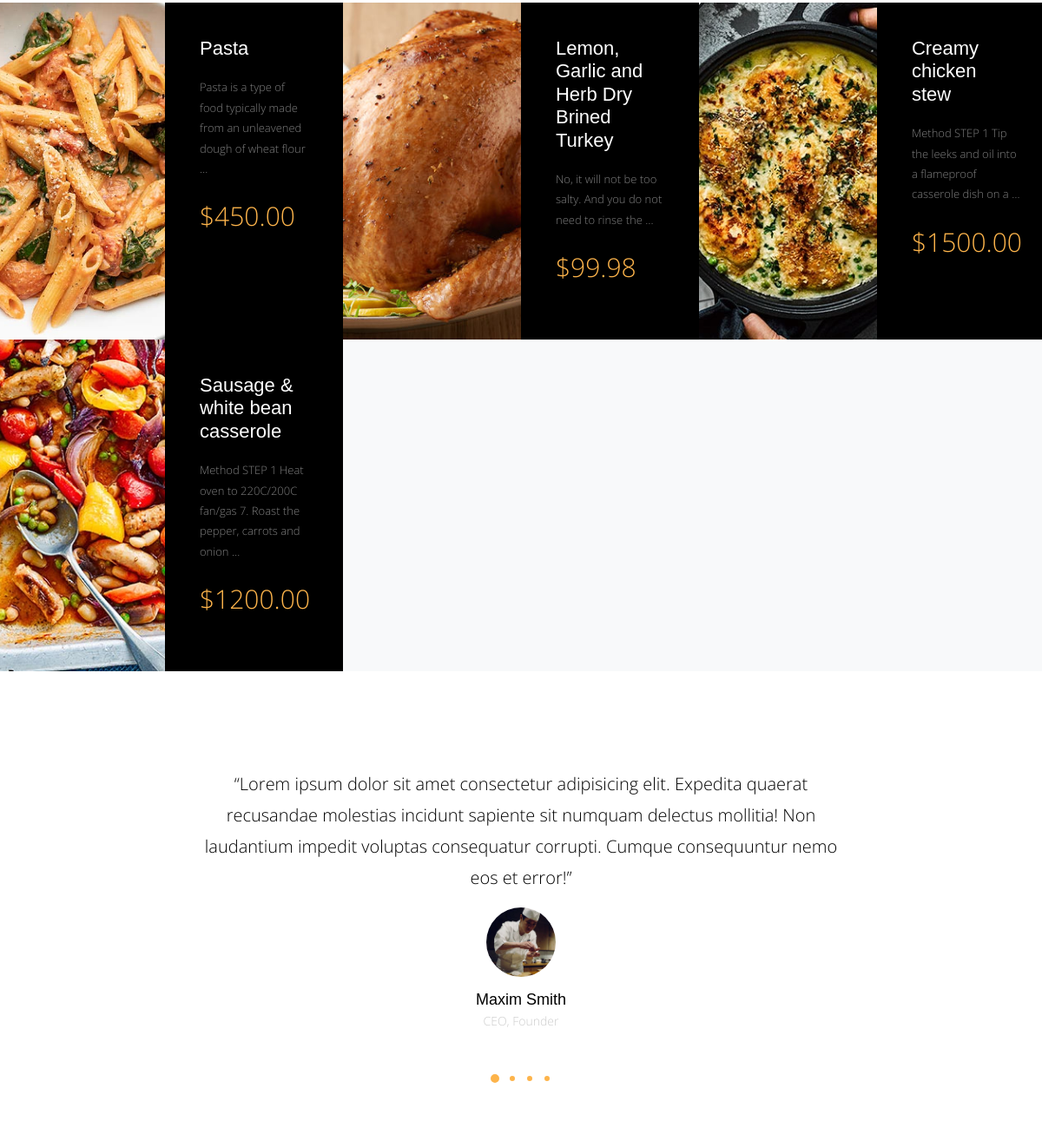
Before: / (middle part) with the older database file.
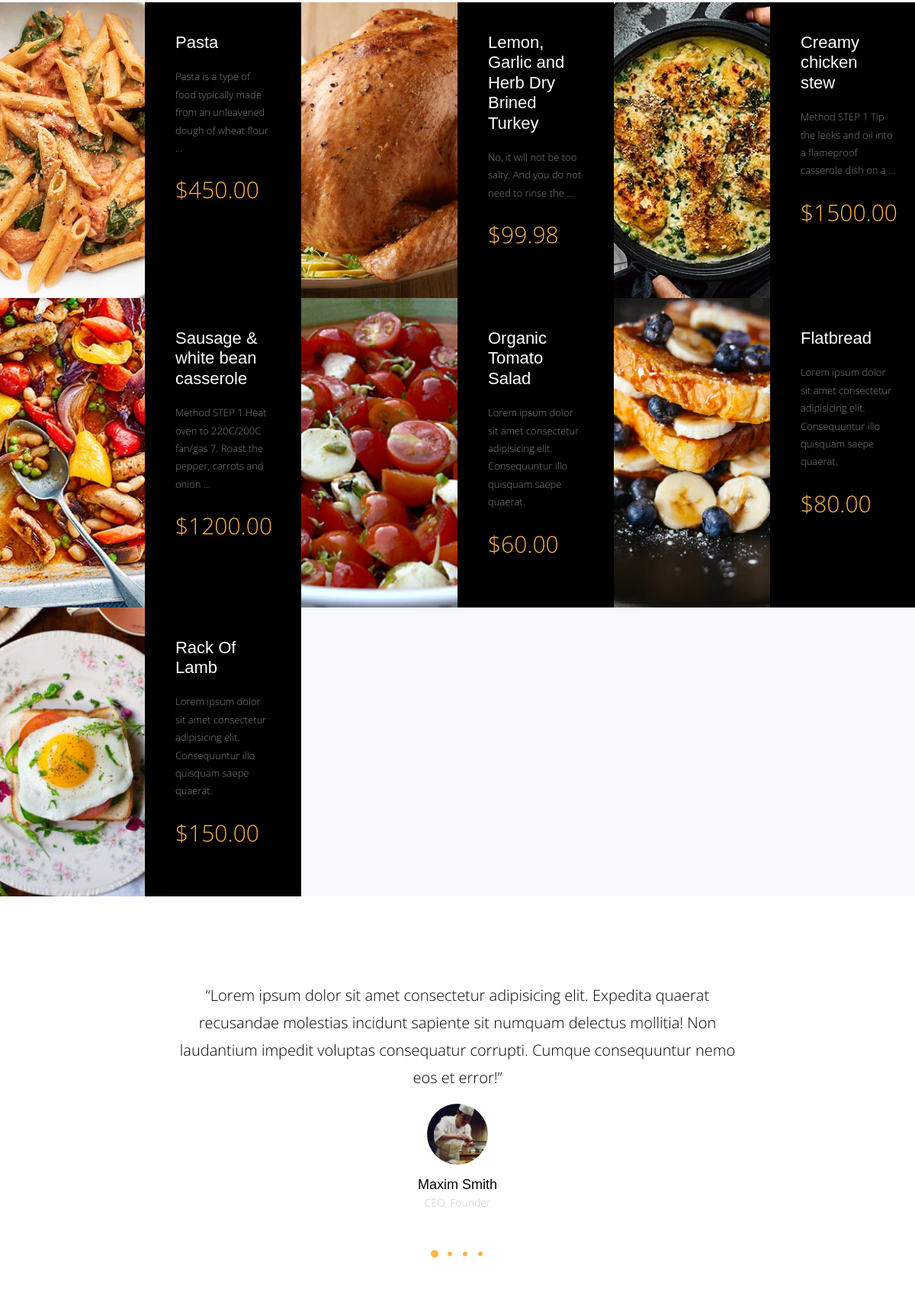
After: the same page with the newer database file.
### meals/models.py (models this page shows, shortened)
class Meals(models.Model):
    name = models.CharField(max_length=255)
    description = models.TextField(max_length=700)
    category = models.ForeignKey('Category', on_delete=models.SET_NULL, null=True)
    people = models.IntegerField()  # This meal would be enough for how many people
    price = models.DecimalField(max_digits=6, decimal_places=2)
    preparation_time = models.IntegerField()   # The time this meal to be prepared
    image = models.ImageField(upload_to='meals/')   # The image for this meal.
    slug = models.SlugField(blank=True, null=True)
    class Meta:
        verbose_name = 'meal'              # This is the singular name
        verbose_name_plural = 'meals'      # This is the plural name

### home/views.py (the view)
# urls.py: path('', views.home, name='home'),
def home(request):
    meals = Meals.objects.all()
    context = {
        'meals' : meals ,
    }
    return render(request, 'home/index.html', context)

### home/templates/home/index.html (shortened to what this page needs)
{% extends 'base.html' %}
{% load static %}
{% block content %}
      <div class="main-wrap">
        <div class="section pt-0 pb-0">
          <div class="menus d-flex bg-light">
            {% for meal in meals %}
            <div class="d-flex item">
              <div class="image" style="background-image: url({{meal.image.url}});" data-aos="fade"></div>
              <div class="text">
                <h3>{{meal.name}}</h3>
                <p>{{meal.description|truncatewords:15}}</p>
                <p class="price">${{meal.price}}</p>
              </div>
            </div>
            {% endfor %}
          </div>
        </div>
        <div class="section" data-aos="fade">
          <div class="container">
            <div class="row justify-content-center text-center" data-aos="fade-up">
              <div class="col-md-8">
                <div class="owl-carousel home-slider-loop-false">
                  <div class="item">
                    <blockquote class="testimonial">
                      <p>&ldquo;Lorem ipsum dolor sit amet consectetur adipisicing elit. Expedita quaerat recusandae molestias incidunt sapiente sit numquam delectus mollitia! Non laudantium impedit voluptas consequatur corrupti. Cumque consequuntur nemo eos et error!&rdquo;</p>
                      <div class="author">
                        <img src="img/person_1.jpg" alt="Image placeholder" class="mb-3">
                        <h4>Maxim Smith</h4>
                        <p>CEO, Founder</p>
                      </div>
                    </blockquote>
                  </div>
                </div>
              </div>
            </div>
          </div>
        </div>
      </div>
{% endblock %}

### templates/base.html (shortened to what this page needs)
{% load static %}
<!doctype html>
<html lang="en">
  <head>
    <link rel="stylesheet" href="{% static 'css/bootstrap.css' %}">
    <link rel="stylesheet" href="{% static 'css/animate.css' %}">
    <link rel="stylesheet" href="{% static 'css/owl.carousel.min.css' %}">
    <link rel="stylesheet" href="{% static 'css/magnific-popup.css' %}">
    <link rel="stylesheet" href="{% static 'css/aos.css' %}">
    <link rel="stylesheet" href="{% static 'css/bootstrap-datepicker.css' %}">
    <link rel="stylesheet" href="{% static 'css/jquery.timepicker.css' %}">
    <link rel="stylesheet" href="{% static 'fonts/ionicons/css/ionicons.min.css' %}">
    <link rel="stylesheet" href="{% static 'fonts/fontawesome/css/font-awesome.min.css' %}">
    <link rel="stylesheet" href="{% static 'fonts/flaticon/font/flaticon.css' %}">
    <link rel="stylesheet" href="{% static 'css/style.css' %}">
  </head>
  <body>
<div class="main-wrap">
  <div class="site-wrap">
    {% block content %}
    {% endblock %}
  </div>
</div>
  </body>
</html>

### static/css/style.css (style rules this page uses)
html { overflow-x: hidden; }
body { background: #fff; font-family: "Open Sans", cursive; font-size: 16px; line-height: 1.8; font-weight: 300; color: #999999; }
h1, h2, h3, h4, h5 { color: #000; font-family: "Playfair Display", Arial, sans-serif; }
.testimonial p { font-size: 20px; color: #000; }
.testimonial .author { text-align: center; }
.testimonial .author img { width: 80px; height: 80px; border-radius: 50%; margin: 0 auto; }
.testimonial .author h4 { font-size: 18px; margin-bottom: 0; }
.testimonial .author p { color: #cccccc; font-size: 14px; }
.owl-carousel.home-slider, .owl-carousel.home-slider-loop-false { z-index: 1; position: relative; }
.section { padding: 7em 0; }
.menus { display: -webkit-box; display: -ms-flexbox; display: flex; -ms-flex-wrap: wrap; flex-wrap: wrap; margin-right: -15px; margin-left: -15px; }
@media (min-width: 576px) { .menus .item { -webkit-box-flex: 0; -ms-flex: 0 0 100%; flex: 0 0 100%; max-width: 100%; } }
@media (min-width: 768px) { .menus .item { -webkit-box-flex: 0; -ms-flex: 0 0 50%; flex: 0 0 50%; max-width: 50%; } }
@media (min-width: 992px) { .menus .item { -webkit-box-flex: 0; -ms-flex: 0 0 50%; flex: 0 0 50%; max-width: 50%; } }
@media (min-width: 1200px) { .menus .item { -webkit-box-flex: 0; -ms-flex: 0 0 33.33333%; flex: 0 0 33.33333%; max-width: 33.33333%; } }
.menus .item .image, .menus .item .text { width: 50%; }
.menus .item .image { background-size: cover; background-position: center center; }
.menus .item .text { padding: 40px; background: #000; }
.menus .item .text h3 { color: #fff; font-size: 22px; margin-bottom: 20px; }
.menus .item .text p { color: #fff; font-size: 13px; opacity: .5; }
.menus .item .text .price { font-size: 30px; color: #fdb44b; opacity: 1; }

Changed rows visible on the page:
added Meals: image (picture), name "Organic Tomato Salad", description "Lorem ipsum dolor sit amet consectetur adipisicing elit. Consequuntur illo quisquam saepe quaerat.", price "60.00"
added Meals: image (picture), name "Flatbread", description "Lorem ipsum dolor sit amet consectetur adipisicing elit. Consequuntur illo quisquam saepe quaerat.", price "80.00"
added Meals: image (picture), name "Rack Of Lamb", description "Lorem ipsum dolor sit amet consectetur adipisicing elit. Consequuntur illo quisquam saepe quaerat.", price "150.00"
